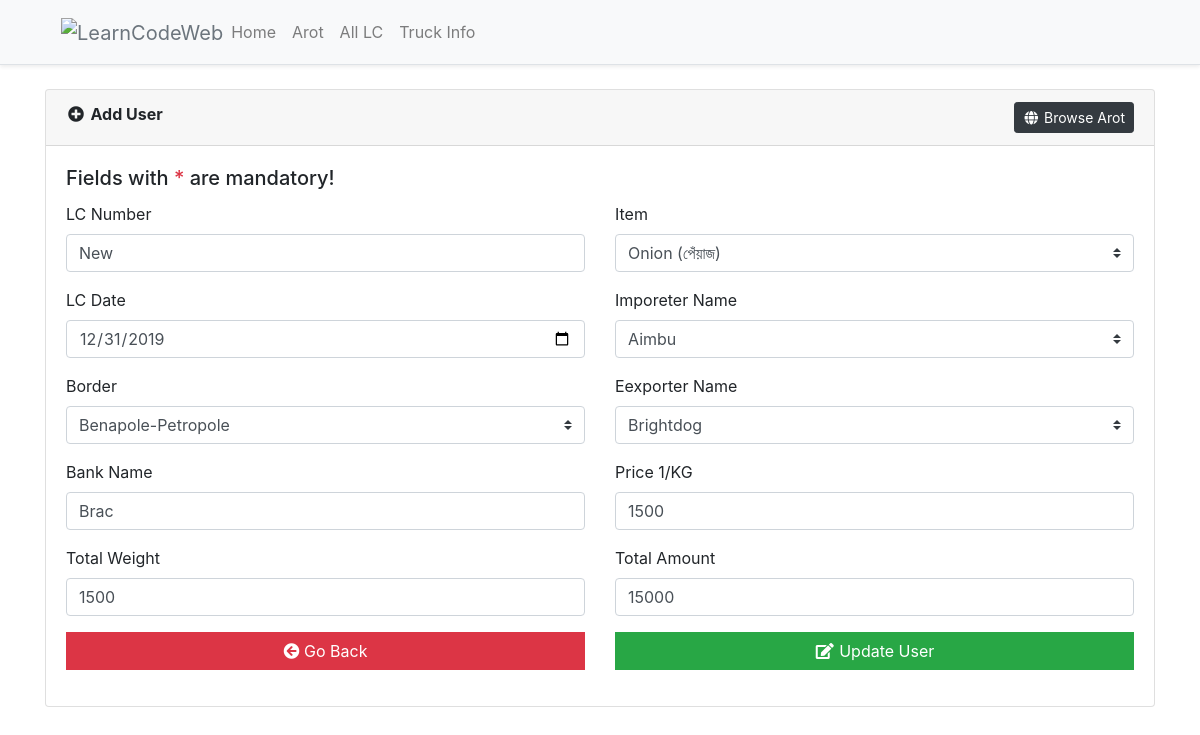
/crud/lc_edit.php?editId=281, run on the app's committed database.
### tables this page shows
CREATE TABLE `lc_info` (
  `id` int(11) NOT NULL,
  `bank_name` varchar(200) DEFAULT NULL,
  `lc_number` varchar(99) DEFAULT NULL,
  `lc_date` varchar(10) DEFAULT NULL,
  `border` varchar(10) DEFAULT NULL,
  `importer_name` varchar(99) DEFAULT NULL,
  `exporter_name` varchar(99) DEFAULT NULL,
  `item` varchar(99) DEFAULT NULL,
  `price_per` int(99) NOT NULL,
  `total_weight` int(99) NOT NULL,
  `amount` int(99) NOT NULL
);

### crud/include/Database.php (called while the page is built, shortened)
<?php
class Database{
    protected $pdo;
    public function __construct(\PDO $pdo)
    {
        $this->pdo = $pdo;
        $this->pdo->setAttribute(\PDO::ATTR_ERRMODE, \PDO::ERRMODE_EXCEPTION);
    }
    public function getAllRecords($tableName, $fields='*', $cond='', $orderBy='', $limit='')
    {
        $stmt = $this->pdo->prepare("SELECT $fields FROM $tableName WHERE 1 ".$cond." ".$orderBy." ".$limit);
        $stmt->execute();
        $rows = $stmt->fetchAll(PDO::FETCH_ASSOC);
        return $rows;
    }
}
$item_list = array(
    'onion' => 'Onion (পেঁয়াজ)',
    'spice' => 'Spice (মসলা)',
    'chili' => 'Chili (মরিচ)',
    'garlic' => 'Garlic (রসুন)',
);
$border_list = array(
    'Benapole-Petropole',
    'Burimari-Chengrabandha',
    'Tomabil-Dauki',
);
?>

### crud/config.php (called while the page is built, shortened)
<?php
include_once('include/Database.php');
$dsn	= 	"mysql:dbname=".SS_DB_NAME.";host=".SS_DB_HOST."";
$pdo	=	"";
try {
	$pdo = new PDO($dsn, SS_DB_USER, SS_DB_PASSWORD);
}catch (PDOException $e) {
	echo "Connection failed: " . $e->getMessage();
}
$db 	=	new Database($pdo);
?>

### crud/lc_edit.php (the view, shortened to what this page needs)
<?php include_once('config.php');
if(isset($_REQUEST['editId']) and $_REQUEST['editId']!=""){
	$row = $db->getAllRecords('lc_info','*',' AND id="'.$_REQUEST['editId'].'"');
}
include('header.php');
?>
   	<div class="container">
		<br>
		<?php
		$importerName = $db->getAllRecords('arot_info','id as arot, arot_name as exImp','','ORDER BY arot_name ASC');
		?>
		<div class="card">
			<div class="card-header"><i class="fa fa-fw fa-plus-circle"></i> <strong>Add User</strong> <a href="lc.php" class="float-right btn btn-dark btn-sm"><i class="fa fa-fw fa-globe"></i> Browse Arot</a></div>
			<div class="card-body">
				<h5 class="card-title">Fields with <span class="text-danger">*</span> are mandatory!</h5>
				<form method="post">
					<div class="row">
						<div class="col-sm-6">
							<div class="form-group">
								<label>LC Number</label>
								<input type="text" name="lc_number" value="<?php echo $row[0]['lc_number']; ?>"" id="lc_number" class="form-control" placeholder="LC Number">
							</div>
							<div class="form-group">
								<label>LC Date</label>
								<input type="date" name="lc_date" value="<?php echo $row[0]['lc_date']; ?>"" id="lc_date" class="form-control" placeholder="LC Date">
							</div>
							<div class="form-group">
								<label>Border</label>
								<select class="custom-select" name="border" id="border" required>
									<?php foreach ($border_list as $borders):
										if ($row[0]['border'] == $borders) {
											echo '<option selected value="'.$borders.'">'.$borders.'</option>';
										}else{
											echo '<option value="'.$borders.'">'.$borders.'</option>';
										}
									endforeach ?>
								</select>
							</div>
							<div class="form-group">
								<label>Bank Name</label>
								<input type="text" name="bank_name" id="bank_name" value="<?php echo $row[0]['bank_name'] ?>" class="form-control" placeholder="Bank Name">
							</div>
							<div class="form-group">
								<label>Total Weight</label>
								<input type="text" name="total_weight" id="total_weight" value="<?php echo $row[0]['total_weight'] ?>" class="form-control" placeholder="Total Weight">
							</div>
						</div>
						<div class="col-sm-6">
							<div class="form-group">
								<label>Item</label>
								<select class="custom-select" name="item" id="item" required>
									<?php foreach ($item_list as $key => $items):
										if ($row[0]['item'] == $items) {
											echo '<option selected value="'.$key.'">'.$items.'</option>';
										}else{
											echo '<option value="'.$key.'">'.$items.'</option>';
										}
									endforeach ?>
								</select>
							</div>
							<div class="form-group">
								<label>Imporeter Name</label>
								<select class="custom-select" name="importer_name" id="importer_name" required>
									<?php foreach ($importerName as $arotName) {
										if ($row[0]['importer_name'] == $arotName['arot']) {
											echo '<option selected value="'.$arotName['arot'].'">'.$arotName['exImp'].'</option>';
										}else{
											echo '<option value="'.$arotName['arot'].'">'.$arotName['exImp'].'</option>';
										}
									} ?>
								</select>
							</div>
							<div class="form-group">
								<label>Eexporter Name</label>
								<select class="custom-select" name="exporter_name" id="exporter_name" required>
									<?php foreach ($importerName as $arotName) {
										if ($row[0]['exporter_name'] == $arotName['arot']) {
											echo '<option selected value="'.$arotName['arot'].'">'.$arotName['exImp'].'</option>';
										}else{
											echo '<option value="'.$arotName['arot'].'">'.$arotName['exImp'].'</option>';
										}
									} ?>
								</select>
							</div>
							<div class="form-group">
								<label>Price 1/KG</label>
								<input type="text" name="price_per" id="price_per" value="<?php echo $row[0]['price_per']; ?>" class="form-control" placeholder="Price 1/KG">
							</div>
							<div class="form-group">
								<label>Total Amount</label>
								<input type="text" name="amount" id="amount" value="<?php echo $row[0]['amount']; ?>" class="form-control" placeholder="Total Amount">
							</div>
						</div>
						<div class="col-md-6">
							<div class="form-group">
								<a href="lc.php" value="submit" id="submit" class="btn btn-block rounded-0 btn-danger">
									<i class="fas fa-arrow-circle-left"></i> Go Back
								</a>
							</div>
						</div>
						<div class="col-md-6">
							<div class="form-group">
								<button type="submit" name="submit" value="submit" id="submit" class="btn btn-block rounded-0 btn-success"><i class="fa fa-fw fa-edit"></i> Update User</button>
							</div>
						</div>
					</div>
				</form>
			</div>
		</div>
	</div>
</body>
</html>

### data on the page
lc_info: lc_number "New", lc_date "12/31/2019", border "Benapole-Petropole", bank_name "Brac", total_weight "1500", item "Onion (পেঁয়াজ)", price_per "1500", amount "15000"

### other printed values
form field importer_name "Aimbu"
form field exporter_name "Brightdog"
